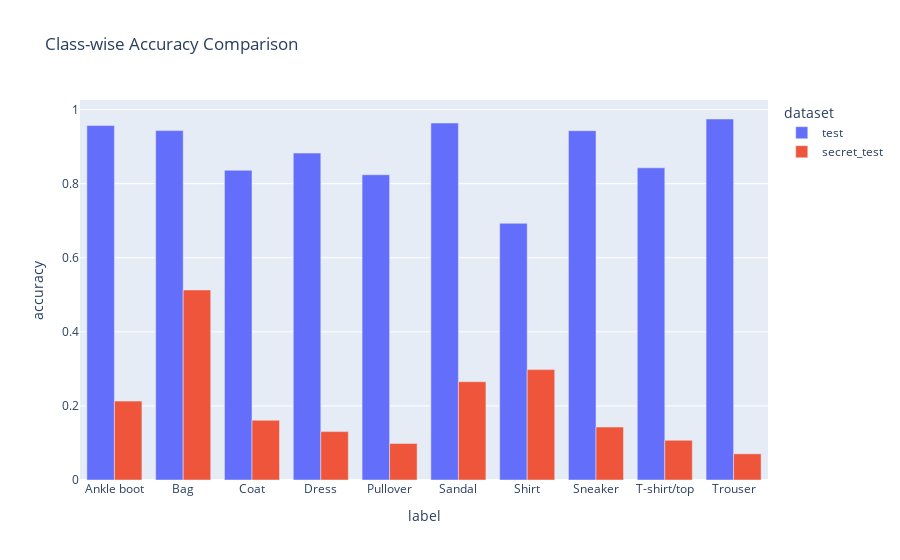

The cell this chart's notebook holds for it:
### Code cell
# TODO: Make a two-colored bar plot of the model's accuracy on the test set and the secret test set
result_df=pd.concat([test_df.groupby('label')['correct'].mean(),test_secret_df.groupby('label')['correct'].mean()],axis=1
,keys=['test','secret_test']).reset_index()

result_df_long = result_df.melt(
    id_vars='label',
    value_vars=['test', 'secret_test'],
    var_name='dataset',
    value_name='accuracy'
)

result_df_long.plot(
    x='label',
    y='accuracy',
    color='dataset',  # 按 dataset 列分组着色
    kind='bar',
    title='Class-wise Accuracy Comparison',
    barmode='group'  # 关键：设置为 'group' 实现分组显示
)

### Figure 1 — Plotly figure (JSON) as saved in the notebook; plotly's stock layout.template omitted (floating-point values rounded to 4 significant figures)
{"data": [{"alignmentgroup": "True", "hovertemplate": "dataset=test<br>label=%{x}<br>accuracy=%{y}<extra></extra>", "legendgroup": "test", "marker": {"color": "#636efa", "pattern": {"shape": ""}}, "name": "test", "offsetgroup": "test", "orientation": "v", "showlegend": true, "textposition": "auto", "type": "bar", "x": ["Ankle boot", "Bag", "Coat", "Dress", "Pullover", "Sandal", "Shirt", "Sneaker", "T-shirt/top", "Trouser"], "xaxis": "x", "y": [0.9568, 0.9432, 0.8361, 0.8826, 0.8241, 0.9637, 0.6929, 0.9431, 0.8428, 0.9746], "yaxis": "y"}, {"alignmentgroup": "True", "hovertemplate": "dataset=secret_test<br>label=%{x}<br>accuracy=%{y}<extra></extra>", "legendgroup": "secret_test", "marker": {"color": "#EF553B", "pattern": {"shape": ""}}, "name": "secret_test", "offsetgroup": "secret_test", "orientation": "v", "showlegend": true, "textposition": "auto", "type": "bar", "x": ["Ankle boot", "Bag", "Coat", "Dress", "Pullover", "Sandal", "Shirt", "Sneaker", "T-shirt/top", "Trouser"], "xaxis": "x", "y": [0.213, 0.5131, 0.1613, 0.1307, 0.09865, 0.2654, 0.298, 0.1429, 0.1071, 0.07071], "yaxis": "y"}], "layout": {"barmode": "group", "legend": {"title": {"text": "dataset"}, "tracegroupgap": 0}, "title": {"text": "Class-wise Accuracy Comparison"}, "xaxis": {"anchor": "y", "domain": [0, 1], "title": {"text": "label"}}, "yaxis": {"anchor": "x", "domain": [0, 1], "title": {"text": "accuracy"}}}}
